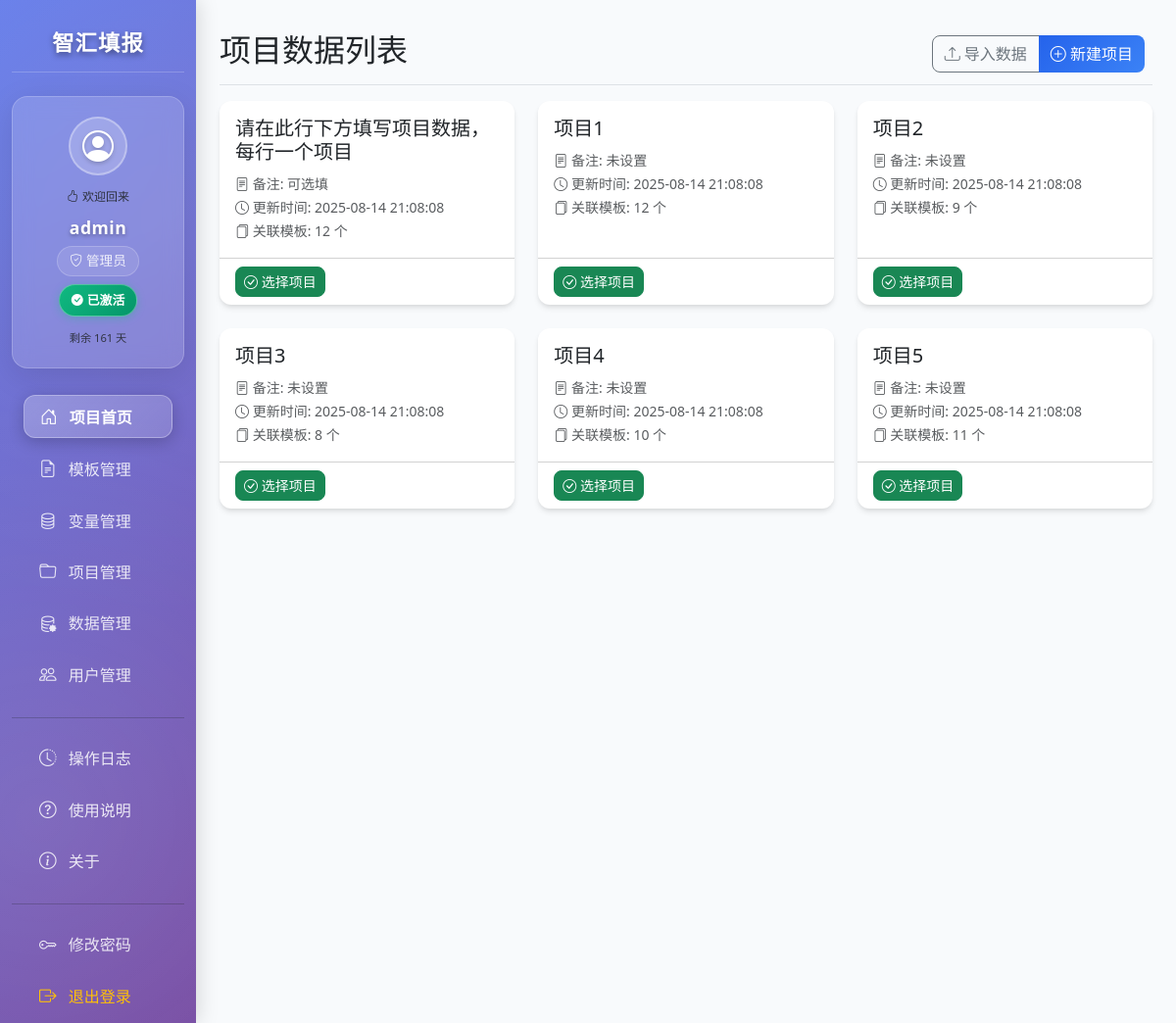
The page / (signed in) on the database its author committed.
### tables this page shows
CREATE TABLE projects (
            id INTEGER PRIMARY KEY AUTOINCREMENT,
            name TEXT NOT NULL,
            contract_number TEXT,
            created_at TIMESTAMP DEFAULT CURRENT_TIMESTAMP,
            updated_at TIMESTAMP DEFAULT CURRENT_TIMESTAMP
        , created_by INTEGER);

### app.py (the view, shortened to what this page needs)
@app.route('/')
@login_required
def index():
    conn = get_db_connection()
    cursor = conn.cursor()
    current_user_id = session.get('user_id')
    current_user_role = session.get('role')
    if current_user_role == 'admin':
        cursor.execute('''
            SELECT p.id, p.name, p.contract_number, p.updated_at,
                   COUNT(DISTINCT tv.variable_name) as template_count
            FROM projects p
            LEFT JOIN project_data pd ON p.id = pd.project_id
            LEFT JOIN template_variables tv ON tv.variable_name = pd.variable_name
            GROUP BY p.id
            ORDER BY p.updated_at DESC
        ''')
    projects = cursor.fetchall()
    conn.close()
    return render_template('index.html', projects=projects)

### app.py (called while the page is built)
def get_db_connection():
    db_path = os.path.join(app_path, 'system.db')
    return sqlite3.connect(db_path)

@app.context_processor
def inject_activation_status():
    if 'user_id' in session:
        activation_status = check_user_activation()
    else:
        activation_status = {'activated': False}
    return {'activation_status': activation_status}

### auth.py (called while the page is built)
def login_required(f):
    @wraps(f)
    def decorated_function(*args, **kwargs):
        if 'user_id' not in session:
            if request.is_json:
                return jsonify({'error': '请先登录'}), 401
            flash('请先登录', 'warning')
            return redirect(url_for('login'))
        return f(*args, **kwargs)
    return decorated_function

### templates/index.html (shortened to what this page needs)
{% extends "base.html" %}
{% block content %}
<div class="d-flex justify-content-between flex-wrap flex-md-nowrap align-items-center pt-3 pb-2 mb-3 border-bottom">
    <h1 class="h2">项目数据列表</h1>
    <div class="btn-toolbar mb-2 mb-md-0">
        <div class="btn-group me-2">
            <button type="button" class="btn btn-outline-secondary" onclick="importData()">
                <i class="bi bi-upload"></i> 导入数据
            </button>
            <button type="button" class="btn btn-primary" onclick="createProject()">
                <i class="bi bi-plus-circle"></i> 新建项目
            </button>
        </div>
    </div>
</div>
<div class="row">
    {% if projects %}
        {% for project in projects %}
        <div class="col-md-6 col-lg-4 mb-4">
            <div class="card card-hover h-100">
                <div class="card-body">
                    <h5 class="card-title">{{ project[1] }}</h5>
                    <p class="card-text">
                        <small class="text-muted">
                            <i class="bi bi-file-text"></i> 备注: {{ project[2] or '未设置' }}<br>
                            <i class="bi bi-clock"></i> 更新时间: {{ project[3] }}<br>
                            <i class="bi bi-files"></i> 关联模板: {{ project[4] or 0 }} 个
                        </small>
                    </p>
                </div>
                <div class="card-footer bg-transparent">
                    <button class="btn btn-success btn-sm" onclick="selectProject({{ project[0] }}, '{{ project[1] }}')">
                        <i class="bi bi-check-circle"></i> 选择项目
                    </button>
                </div>
            </div>
        </div>
        {% endfor %}
    {% endif %}
</div>
{% endblock %}

### templates/base.html (style rules this page uses)
:root { --primary-color: #2563eb; --secondary-color: #64748b; --success-color: #059669; --warning-color: #d97706; --danger-color: #dc2626; --sidebar-bg: linear-gradient(135deg, #667eea 0%, #764ba2 100%); --card-shadow: 0 4px 6px -1px rgba(0, 0, 0, 0.1), 0 2px 4px -1px rgba(0, 0, 0, 0.06); }
body { font-family: 'Segoe UI', Tahoma, Geneva, Verdana, sans-serif; background-color: #f8fafc; }
.card { border: none; box-shadow: var(--card-shadow); border-radius: 12px; transition: all 0.3s ease; }
.btn { border-radius: 8px; font-weight: 500; transition: all 0.3s ease; }
.btn-primary { background: linear-gradient(135deg, var(--primary-color) 0%, #3b82f6 100%); border: none; }

### rows shown on the page
projects: name "请在此行下方填写项目数据，每行一个项目", contract_number "可选填", updated_at "2025-08-14 21:08:08", project "12"
projects: name "项目1", project "未设置", updated_at "2025-08-14 21:08:08", project "12"
projects: name "项目2", project "未设置", updated_at "2025-08-14 21:08:08", project "9"
projects: name "项目3", project "未设置", updated_at "2025-08-14 21:08:08", project "8"
projects: name "项目4", project "未设置", updated_at "2025-08-14 21:08:08", project "10"
projects: name "项目5", project "未设置", updated_at "2025-08-14 21:08:08", project "11"

### other values the page prints
{{ session.username }} "admin"
{{ session.role_name or '普通用户' }} "管理员"
{{ activation_status.days_remaining }} "161"
